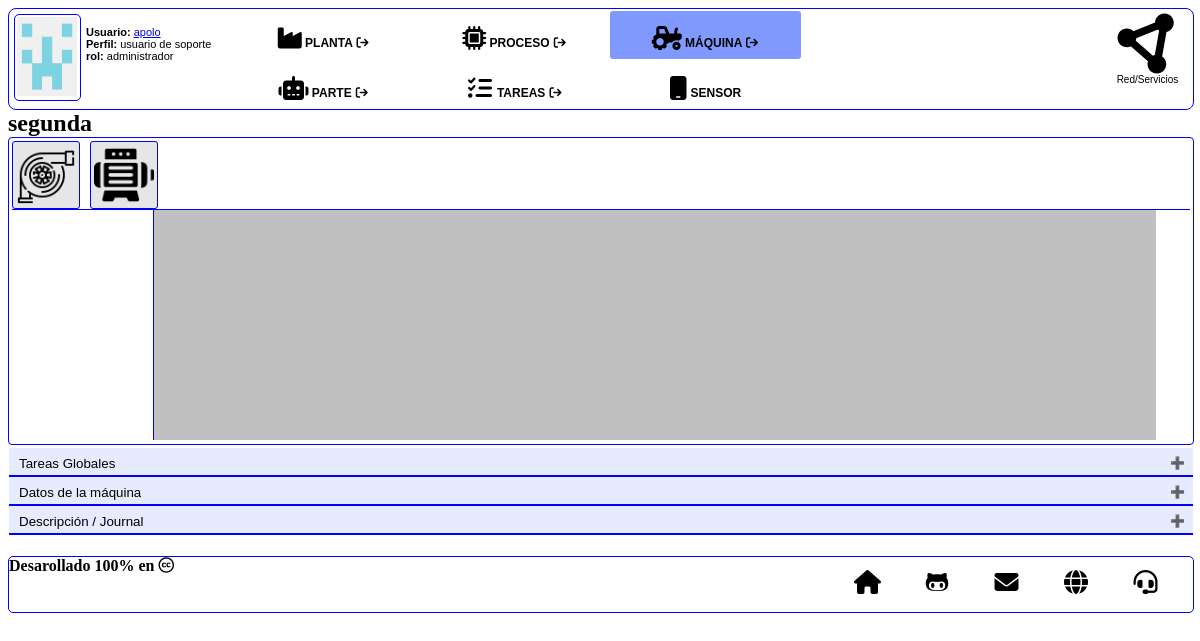
The page /2/machine on the database its author committed.
### tables this page shows
CREATE TABLE machines (
    id INTEGER PRIMARY KEY AUTOINCREMENT,
    created TIMESTAMP NOT NULL DEFAULT CURRENT_TIMESTAMP,
-- Reference fields
    name TEXT NOT NULL NOT NULL,
    id_process INTEGER NOT NULL,
    id_maintenance INTEGER NOT NULL,
    users TEXT NOT NULL,
-- Optional reference values
    brand TEXT,
    model TEXT,
    m_serial TEXT,
    i_serial TEXT,
-- Nominal values 
    kw_nom REAL NOT NULL,
    rpm_nom REAL,
-- Optinal nominal values
    i_nom REAL,
    v_nom REAL,
    n_phases INTEGER,
    n_poles INTEGER,
    f_nom INTEGER,
--Mecanical / others
    nema_class TEXT,
    ip_grade TEXT,
    housing TEXT,
--Description
    a_status INTEGER NOT NULL,
    picture TEXT,
    avatarf TEXT,
    description TEXT,
    journal TEXT
);

CREATE TABLE parts (
    id INTEGER PRIMARY KEY AUTOINCREMENT,
    created TIMESTAMP NOT NULL DEFAULT CURRENT_TIMESTAMP,
--Reference fields
    name TEXT NOT NULL NOT NULL,
    id_machine INTEGER NOT NULL,
    ordinal INTEGER NOT NULL,
    id_maintenance INTEGER NOT NULL,
    type TEXT NOT NULL,
    users TEXT NOT NULL,
    template INTEGER NOT NULL,
    c_task INTEGER NOT NULL,
--Optional reference values
    brand TEXT,
    model TEXT,
    m_serial TEXT,
    i_serial TEXT,
--Description
    a_status INTEGER NOT NULL,
    picture TEXT,
    avatar TEXT,
    description TEXT,
--Specific fields
    s_fields TEXT
);

### index.py (the view, shortened to what this page needs)
@app.route('/<int:id_m>/machine', methods=('GET','POST'))
def machine(id_m):
    nav_menu = {}
    nav_menu['rol'] = 0
    nav_menu['where']  = 3
    machined = get_machine(id_m)
    tasksd = get_machine_scope_task(id_m)
    partsd = get_machine_parts(id_m)
    mq_form = create_machine()
    j_form = send_JSONpack()
    pic_form = upload_file()
    j_lines = get_journal_lines(machined['journal'],'machine',id_m)
    if j_form.validate_on_submit():
        file = app.root_path+'/static/data/machine_'+str(id_m)+'/'+machined['journal']
        journal_writer(file, j_form.data)
        return redirect(url_for("machine", id_m = id_m))
    return render_template("machine.html", machined=machined, partsd=partsd, nav_menu=nav_menu, tasksd=tasksd,
    mq_form=mq_form, j_lines=j_lines, j_form=j_form, pic_form=pic_form)

### functions.py (called while the page is built)
def get_journal_lines(archivo, instance, id):
    salida = []
    journal = 'static/data/'+instance+'_'+str(id)+'/'+archivo
    try:
        with open (journal) as file:
            salida = file.readlines()
    except:
        salida.append('No se cncuentra el archivo')
    return salida

### queries.py (called while the page is built)
def get_db_connection():
    conn = sqlite3.connect('database.db')
    conn.row_factory = sqlite3.Row
    return conn

def get_machine(id_machine):
    conn = get_db_connection()
    machine = conn.execute('SELECT * FROM machines WHERE id=?',(id_machine,)).fetchone()
    conn.close()
    return machine

def get_machine_scope_task(id_machine):
    conn = get_db_connection()
    tasks = conn.execute('SELECT * FROM tasks WHERE id_machine=?', (id_machine,)).fetchall()
    for task in tasks:
        print (task['name'])
    return tasks

def get_machine_parts(id_machine):
    conn = get_db_connection()
    m_parts = conn.execute('SELECT * FROM parts WHERE id_machine=? ORDER BY ordinal ASC',(id_machine,)).fetchall()
    conn.close()
    return m_parts

### templates/machine.html (shortened to what this page needs)
{% extends "base2.html" %}
{% block head %}
  {{ super() }}
  <link rel="stylesheet" href="{{ url_for('static', filename='css/machine.css')}} ">
{% endblock %}
{% block content %}
<h2 style="width:100%; margin: 0 auto;">{{ machined['name']}}</h2>
<div id="components_cont">
  <div id="avatares">
    {% if machined['a_status'] == 1 %}
    <div id="mq_avatar" style="background-color: #adebad">
    {% elif machined['a_status'] == 2 %}
    <div id="mq_avatar" style="background-color: #ffd1b3">
    {% elif machined['a_status'] == 3 %}
    <div id="mq_avatar" style="background-color: orange">
    {% elif machined['a_status'] == 4 %}
    <div id="mq_avatar" style="background-color: red">
    {% else %}
    <div id="mq_avatar" style="background-color: #e6e6e6">
    {% endif %}
    <img src="{{url_for('static', filename='data/machine_') }}{{ machined['id'] }}/avatars/{{ machined['avatarf'] }}"
     width="60px" style="margin: 3px">
    </div>
    {% for partd in partsd %}
    {% if partd['a_status'] == 1 %}
      <div class="parte" style="background-color: #adebad;"><a href="#">
    {% elif partd['a_status'] == 2 %}
      <div class="parte" style="background-color: #ffd1b3"><a href="#">
    {% elif partd['a_status'] == 3 %}
      <div class="parte" style="background-color: orange"><a href="#">
    {% elif partd['a_status'] == 4 %}
      <div class="parte" style="background-color: red;"><a href="#">
    {% else %}
      <div class="parte" style="background-color: #e6e6e6"><a href="#">
    {% endif %}
      <img src="{{ url_for('static', filename='data/machine_')}}{{ machined['id'] }}/avatars/{{partd['avatar']}}"
      width="60px" height="60px" style="margin: 3px;">
      </a>
    </div>
  {% endfor %}
  </div>
  <div id="indicadores">
  </div>
  <div id="tendencias">
  </div>
</div>
<div id="contend">
<button class="accordion">Tareas Globales</button>
<button class="accordion">Datos de la máquina</button>
        {% set f=mq_form.nema_class.process_data(machined['nema_class']) %}
          {% set f=mq_form.n_phases.process_data(machined['n_phases']) %}
        {% set f=mq_form.n_poles.process_data(machined['n_poles']) %}
        {% set f=mq_form.description.process_data(machined['description']) %}
        {% set f=mq_form.f_nom.process_data(machined['f_nom']) %}
        {% set f=mq_form.journal.process_data(machined['journal']) %}
<button class="accordion">Descripción / Journal</button>
</div>
{% endblock %}

### static/css/brands.css (style rules this page uses)
:root, :host { --fa-style-family-brands: 'Font Awesome 6 Brands'; --fa-font-brands: normal 400 1em/1 'Font Awesome 6 Brands'; }

### static/css/solid.css (style rules this page uses)
:root, :host { --fa-style-family-classic: 'Font Awesome 6 Free'; --fa-font-solid: normal 900 1em/1 'Font Awesome 6 Free'; }

### static/css/machine.css (style rules this page uses)
#contend { float: left; width: 100%; height: auto; min-height: 100px; border: 1px solid transparent; border-radius: 4px; min-width: 670px; padding: 2px 0px 5px 0px; }
.accordion { background-color: #e6ebff; color: black; cursor: pointer; padding: 8px 8px 4px 10px; width: 100%; text-align: left; border: none; outline: none; transition: 0.6s; border-bottom: 2px solid blue; }
.accordion:after { content: '\02795'; font-size: 12px; color: black; float: right; margin-left: 5px; }

### rows shown on the page
machines: name "segunda", avatarf (picture)
parts: avatar (picture)
